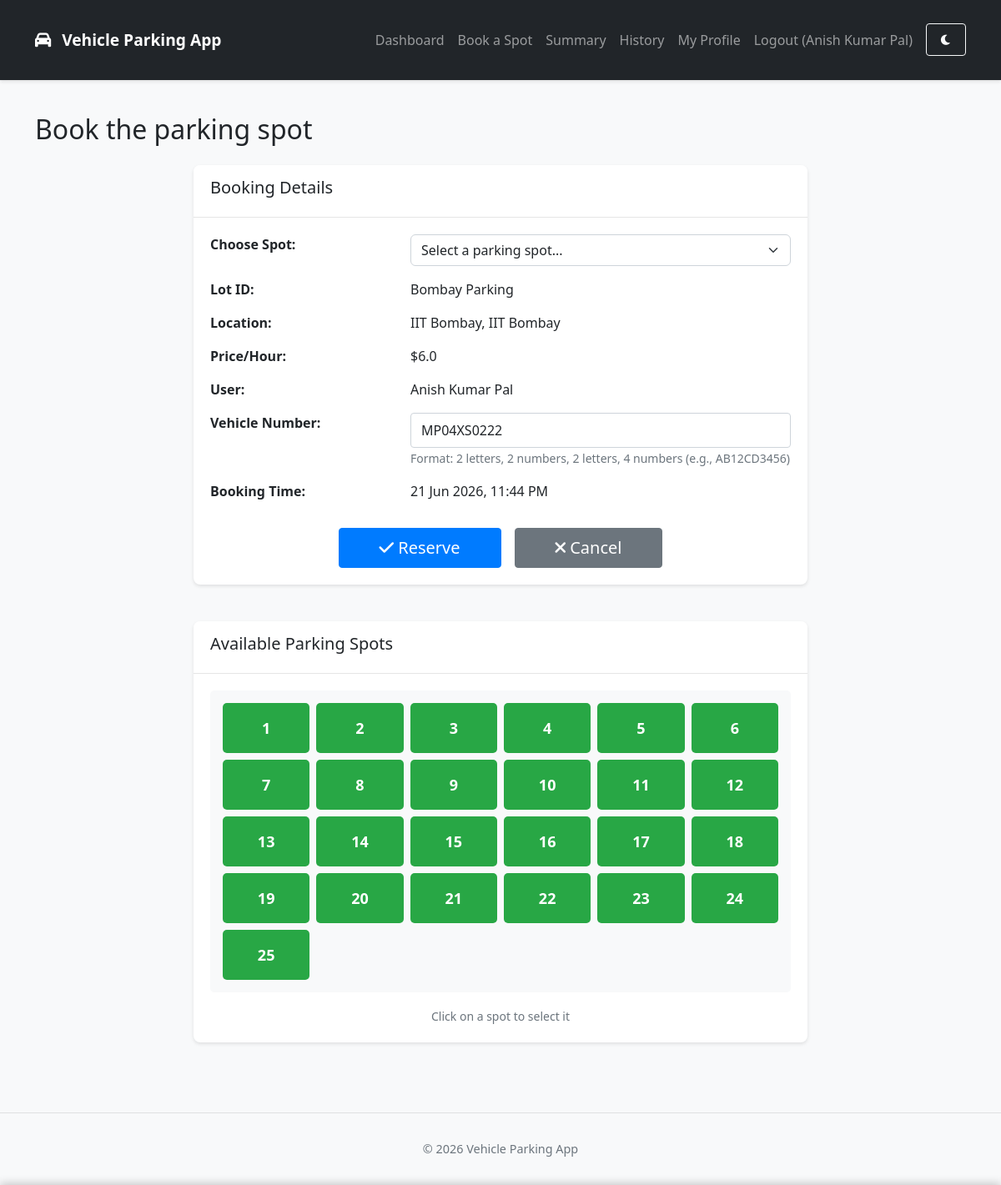
The page /user/book-form/1 (signed in) on the database its author committed.
### backend/models/models.py (models this page shows, shortened)
class User(db.Model, UserMixin):
    __tablename__ = 'users'
    id = db.Column(db.Integer, primary_key=True)
    username = db.Column(db.String(64), unique=True, nullable=False)
    email = db.Column(db.String(120), unique=True, nullable=False)
    password_hash = db.Column(db.String(128), nullable=False)
    phone = db.Column(db.String(20), unique=True, nullable=True)
    full_name = db.Column(db.String(100), nullable=True)
    address = db.Column(db.String(200), nullable=True)
    pin_code = db.Column(db.String(20), nullable=True)
    vehicle_no = db.Column(db.String(20), unique=True, nullable=True)
    is_admin = db.Column(db.Boolean, default=False)
    created_at = db.Column(db.DateTime, default=lambda: datetime.now(IST))
    notification_preference = db.Column(db.String(20), default='email')  # email, gchat, sms
    gchat_email = db.Column(db.String(120), nullable=True)
    reminder_time = db.Column(db.String(5), default='18:00')  # 24-hour format HH:MM
    report_format = db.Column(db.String(10), default='html')  # html or pdf
    last_reminder_date = db.Column(db.Date, nullable=True)  # Track when last reminder was sent
    reservations = db.relationship('ParkingReservation', backref='user', lazy=True, cascade="all, delete-orphan")
    payment_methods = db.relationship('SavedPaymentMethod', backref='user', lazy=True, cascade="all, delete-orphan")

class ParkingLot(db.Model):
    __tablename__ = 'parking_lots'
    id = db.Column(db.Integer, primary_key=True)
    name = db.Column(db.String(100), nullable=False)
    prime_location_name = db.Column(db.String(100), nullable=False)
    price = db.Column(db.Float, nullable=False)
    address = db.Column(db.String(200), nullable=False)
    pin_code = db.Column(db.String(10), nullable=False)
    maximum_number_of_spots = db.Column(db.Integer, nullable=False)
    created_at = db.Column(db.DateTime, default=datetime.now(IST))
    spots = db.relationship('ParkingSpot', backref='lot', lazy=True, cascade="all, delete-orphan")

class ParkingSpot(db.Model):
    __tablename__ = 'parking_spots'
    id = db.Column(db.Integer, primary_key=True)
    lot_id = db.Column(db.Integer, db.ForeignKey('parking_lots.id'), nullable=False)
    spot_number = db.Column(db.Integer, nullable=False)
    status = db.Column(db.String(1), nullable=False, default='A')  # 'A' for Available, 'O' for Occupied
    created_at = db.Column(db.DateTime, default=datetime.now(IST))
    reservations = db.relationship('ParkingReservation', backref='spot', lazy=True)

### backend/routes/user_routes.py (the view)
@user.route('/book-form/<int:lot_id>')
@login_required
def book_form(lot_id):
    lot = ParkingLot.query.get_or_404(lot_id)
    available_spots = ParkingSpot.query.filter_by(lot_id=lot_id, status='A').order_by(ParkingSpot.spot_number).all()
    if not available_spots:
        flash('No available spots in the selected parking lot.', 'danger')
        return redirect(url_for('user.search_parking'))
    now = datetime.now(IST)
    return render_template(
        'user/book_form.html',
        lot=lot,
        available_spots=available_spots,
        now=now,
        current_user=current_user
    )

### backend/services/cache_service.py (called while the page is built)
    def clean_expired(self):
        now = time.time()
        expired_keys = [key for key, (expiry_time, _) in self._cache.items() if expiry_time <= now]
        for key in expired_keys:
            del self._cache[key]
            if self.app:
                self.app.logger.debug(f"Removed expired cache key: {key}")
            else:
                logger.debug(f"Removed expired cache key: {key}")

### frontend/templates/user/book_form.html (shortened to what this page needs)
{% extends "base.html" %}
{% block content %}
<div class="row">
    <div class="col-md-12">
        <h2 class="mb-4">Book the parking spot</h2>
    </div>
</div>
<div class="row">
    <div class="col-md-8 mx-auto">
        <div class="card">
            <div class="card-header">
                <h5>Booking Details</h5>
            </div>
            <div class="card-body">
                <form method="POST" action="{{ url_for('user.confirm_booking') }}">
                    <div class="row mb-3">
                        <div class="col-md-4">
                            <label for="spot_id" class="form-label"><strong>Choose Spot:</strong></label>
                        </div>
                        <div class="col-md-8">
                            <select class="form-select" id="spot_id" name="spot_id" required>
                                <option value="">Select a parking spot...</option>
                            </select>
                        </div>
                    </div>
                    <div class="row mb-3">
                        <div class="col-md-4">
                            <strong>Lot ID:</strong>
                        </div>
                        <div class="col-md-8">
                            {{ lot.name }}
                        </div>
                    </div>
                    <div class="row mb-3">
                        <div class="col-md-4">
                            <strong>Location:</strong>
                        </div>
                        <div class="col-md-8">
                            {{ lot.address }}, {{ lot.prime_location_name }}
                        </div>
                    </div>
                    <div class="row mb-3">
                        <div class="col-md-4">
                            <strong>Price/Hour:</strong>
                        </div>
                        <div class="col-md-8">
                            ${{ lot.price }}
                        </div>
                    </div>
                    <div class="row mb-3">
                        <div class="col-md-4">
                            <strong>User:</strong>
                        </div>
                        <div class="col-md-8">
                            {{ current_user.username }}
                        </div>
                    </div>
                    <div class="row mb-3">
                        <div class="col-md-4">
                            <label for="vehicle_no" class="form-label"><strong>Vehicle Number:</strong></label>
                        </div>
                        <div class="col-md-8">
                            <input type="text" class="form-control" id="vehicle_no" name="vehicle_no"
                                  value="{{ current_user.vehicle_no or '' }}" required
                                  placeholder="Format: AB12CD3456"
                                  pattern="[A-Za-z]{2}[0-9]{2}[A-Za-z]{2}[0-9]{4}"
                                  title="Vehicle number must be in the format: AB12CD3456 (2 letters, 2 numbers, 2 letters, 4 numbers)">
                            <small class="form-text text-muted">Format: 2 letters, 2 numbers, 2 letters, 4 numbers (e.g., AB12CD3456)</small>
                        </div>
                    </div>
                    <div class="row mb-3">
                        <div class="col-md-4">
                            <label for="booking_time" class="form-label"><strong>Booking Time:</strong></label>
                        </div>
                        <div class="col-md-8">
                            {{ now.strftime('%d %b %Y, %I:%M %p') }}
                        </div>
                    </div>
                    <div class="row mt-4">
                        <div class="col-md-12">
                            <div class="d-flex justify-content-center gap-3">
                                <button type="submit" class="btn btn-primary btn-lg px-5">
                                    <i class="fas fa-check"></i> Reserve
                                </button>
                                <a href="{{ url_for('user.search_parking') }}?location={{ lot.prime_location_name }}" class="btn btn-secondary btn-lg px-5">
                                    <i class="fas fa-times"></i> Cancel
                                </a>
                            </div>
                        </div>
                    </div>
                </form>
            </div>
        </div>
    </div>
</div>
<div class="row mt-4">
    <div class="col-md-8 mx-auto">
        <div class="card">
            <div class="card-header">
                <h5>Available Parking Spots</h5>
            </div>
            <div class="card-body">
                <div class="parking-layout mb-3">
                    <div class="row g-2">
                        {% for spot in available_spots %}
                        <div class="col-md-2 col-sm-3 col-4">
                            <div class="spot-item available" onclick="selectSpot({{ spot.id }}, {{ spot.spot_number }})">
                                <div class="spot-number">{{ spot.spot_number }}</div>
                            </div>
                        </div>
                        {% endfor %}
                    </div>
                </div>
                <div class="text-center">
                    <small class="text-muted">Click on a spot to select it</small>
                </div>
            </div>
        </div>
    </div>
</div>
{% endblock %}

### frontend/templates/base.html (shortened to what this page needs)
<!DOCTYPE html>
<html lang="en">
<head>
    <link href="https://cdn.jsdelivr.net/npm/bootstrap@5.2.3/dist/css/bootstrap.min.css" rel="stylesheet">
    <link rel="stylesheet" href="https://cdnjs.cloudflare.com/ajax/libs/font-awesome/6.0.0-beta3/css/all.min.css">
    <link rel="stylesheet" href="{{ url_for('static', filename='css/style.css') }}">
</head>
<body>
    <nav class="navbar navbar-expand-lg navbar-dark bg-dark">
        <div class="container">
            <a class="navbar-brand" href="{{ url_for('index') }}">
                <i class="fas fa-car"></i> Vehicle Parking App
            </a>
            <div class="collapse navbar-collapse" id="navbarNav">
                <ul class="navbar-nav ms-auto">
                    {% if current_user.is_authenticated %}
                        {% if current_user.is_admin %}
                            <li class="nav-item">
                                <a class="nav-link" href="{{ url_for('admin.dashboard') }}">Dashboard</a>
                            </li>
                            <li class="nav-item">
                                <a class="nav-link" href="{{ url_for('admin.summary') }}">Summary</a>
                            </li>
                            <li class="nav-item">
                                <a class="nav-link" href="{{ url_for('admin.parking_lots') }}">Parking Lots</a>
                            </li>
                            <li class="nav-item">
                                <a class="nav-link" href="{{ url_for('admin.view_users') }}">Users</a>
                            </li>
                            <li class="nav-item">
                                <a class="nav-link" href="{{ url_for('admin.search') }}">
                                    <i class="fas fa-search me-1"></i>Search
                                </a>
                            </li>
                            <li class="nav-item">
                                <a class="nav-link" href="{{ url_for('admin.edit_profile') }}">My Profile</a>
                            </li>
                        {% else %}
                            <li class="nav-item">
                                <a class="nav-link" href="{{ url_for('user.dashboard') }}">Dashboard</a>
                            </li>
                            <li class="nav-item">
                                <a class="nav-link" href="{{ url_for('user.book_spot') }}">Book a Spot</a>
                            </li>
                            <li class="nav-item">
                                <a class="nav-link" href="{{ url_for('user.summary') }}">Summary</a>
                            </li>
                            <li class="nav-item">
                                <a class="nav-link" href="{{ url_for('user.view_history') }}">History</a>
                            </li>
                            <li class="nav-item">
                                <a class="nav-link" href="{{ url_for('user.edit_profile') }}">My Profile</a>
                            </li>
                        {% endif %}
                        <li class="nav-item">
                            <a class="nav-link" href="{{ url_for('auth.logout') }}">Logout ({{ current_user.username }})</a>
                        </li>
                    {% endif %}
                    <li class="nav-item">
                        <button id="dark-mode-toggle" class="btn btn-sm btn-outline-light ms-2" title="Toggle Dark Mode">
                            <i class="fas fa-moon"></i>
                        </button>
                    </li>
                </ul>
            </div>
        </div>
    </nav>
    <div class="container mt-4">
        {% block content %}{% endblock %}
    </div>
    <footer class="footer mt-5 py-3 bg-light">
        <div class="container text-center">
            <span class="text-muted">© <span class="year">2025</span> Vehicle Parking App</span>
        </div>
    </footer>
</body>
</html>

### frontend/static/css/style.css (style rules this page uses)
body { background-color: #f8f9fa; min-height: 100vh; display: flex; flex-direction: column; font-family: 'Segoe UI', Roboto, 'Helvetica Neue', Arial, sans-serif; padding-bottom: env(safe-area-inset-bottom); }
.container { flex: 1; padding-top: 1rem; padding-bottom: 1rem; }
.card { box-shadow: 0 2px 4px rgba(0, 0, 0, 0.1); margin-bottom: 20px; border: none; border-radius: 8px; overflow: hidden; }
.card-header { background-color: #fff; border-bottom: 1px solid rgba(0, 0, 0, 0.1); padding: 15px 20px; font-weight: 600; }
.card-body { padding: 20px; }
.btn { border-radius: 4px; padding: 8px 16px; font-weight: 500; transition: all 0.2s ease; touch-action: manipulation; }
.btn-primary { background-color: #007bff; border-color: #007bff; }
.navbar { box-shadow: 0 2px 4px rgba(0, 0, 0, 0.1); padding: 0.75rem 1rem; }
.navbar-brand { font-weight: 600; font-size: 1.2rem; }
.navbar-brand i { margin-right: 8px; }
.footer { background-color: #f8f9fa; padding: 20px 0; margin-top: auto; border-top: 1px solid rgba(0, 0, 0, 0.1); font-size: 0.9rem; }
.form-control { border-radius: 4px; padding: 0.5rem 0.75rem; font-size: 1rem; }
* { -webkit-tap-highlight-color: rgba(0,0,0,0); }

### frontend/templates/user/book_form.html (style rules this page uses)
.parking-layout { background-color: #f8f9fa; padding: 15px; border-radius: 5px; }
.spot-item { background-color: #28a745; color: white; border-radius: 5px; height: 60px; display: flex; align-items: center; justify-content: center; cursor: pointer; transition: all 0.2s; }
.spot-item.available { background-color: #28a745; }
.spot-number { font-weight: bold; font-size: 18px; }

### rows shown on the page
User: username "Anish Kumar Pal", vehicle_no "MP04XS0222"
ParkingLot: name "Bombay Parking", address "IIT Bombay", prime_location_name "IIT Bombay", price "6.0"
ParkingSpot: spot_number "1"
ParkingSpot: spot_number "2"
ParkingSpot: spot_number "3"
ParkingSpot: spot_number "4"
ParkingSpot: spot_number "5"
ParkingSpot: spot_number "6"
ParkingSpot: spot_number "7"
ParkingSpot: spot_number "8"
ParkingSpot: spot_number "9"
ParkingSpot: spot_number "10"
ParkingSpot: spot_number "11"
ParkingSpot: spot_number "12"
ParkingSpot: spot_number "13"
ParkingSpot: spot_number "14"
ParkingSpot: spot_number "15"
ParkingSpot: spot_number "16"
ParkingSpot: spot_number "17"
ParkingSpot: spot_number "18"
ParkingSpot: spot_number "19"
ParkingSpot: spot_number "20"
ParkingSpot: spot_number "21"
ParkingSpot: spot_number "22"
ParkingSpot: spot_number "23"
ParkingSpot: spot_number "24"
ParkingSpot: spot_number "25"
